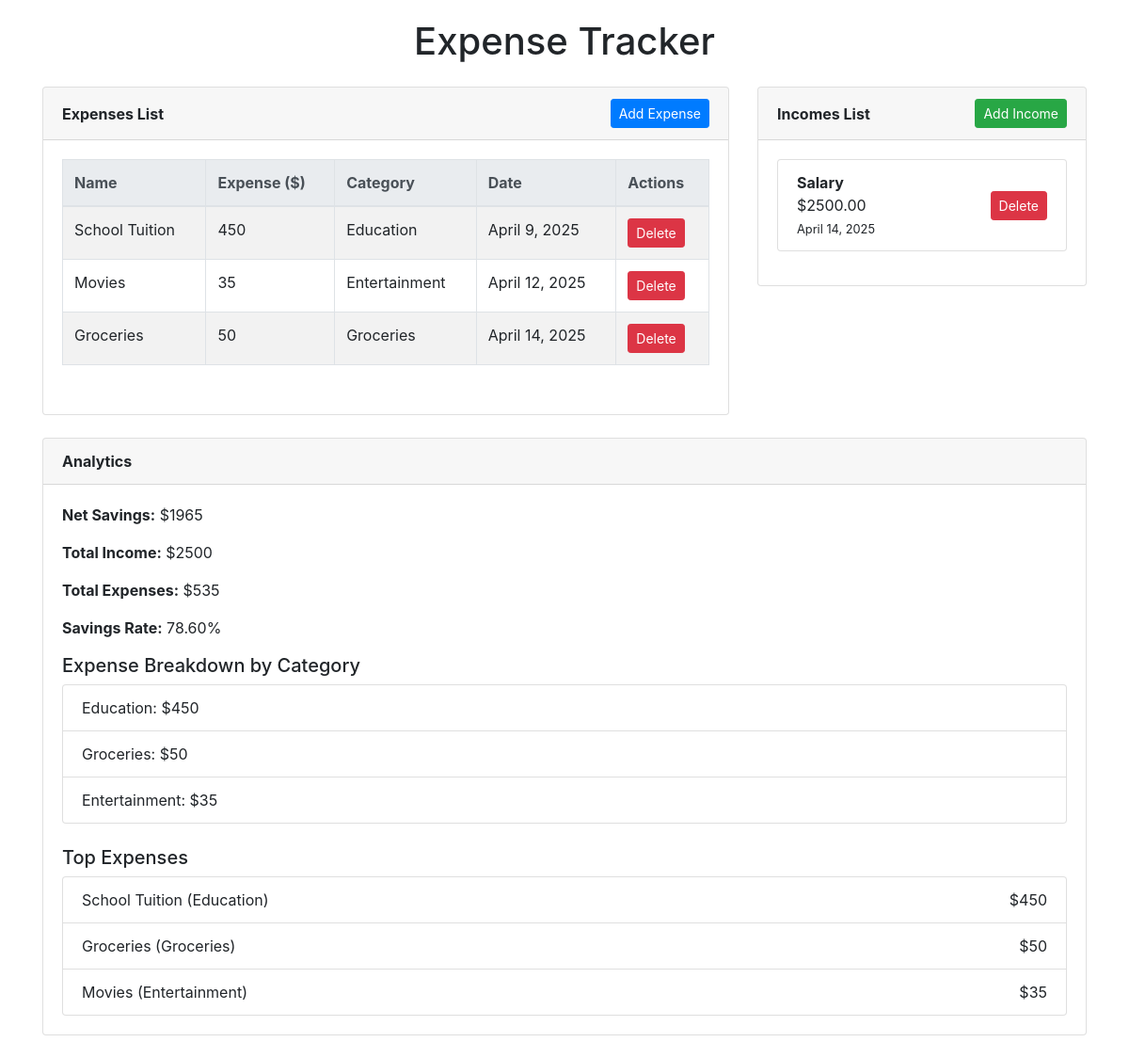
The page / on the database its author committed.
### tracker/models.py (models this page shows, shortened)
class Expenses(models.Model):
    categories = [
        ("Healthcare", "Healthcare"),
        ("Education", "Education"),
        ("Entertainment", "Entertainment"),
        ("Utilities", "Utilities"),
        ("Groceries", "Groceries"),
        ("Memberships", "Memberships"),
        ("Debt", "Debt"),
        ("Emergency Fund", "Emergency Fund"),
        ("Other", "Other"),
    ]
    expense_id = models.AutoField(primary_key=True)
    name = models.CharField(max_length=100)
    expense = models.IntegerField(validators=[MinValueValidator(1, "Invalid value")])
    date = models.DateField(default=timezone.now)
    category = models.CharField(max_length=50, choices=categories)

class Income(models.Model):
    income_id = models.AutoField(primary_key=True)
    source = models.CharField(max_length=100)  # E.g., "Salary", "Bonus"
    amount = models.DecimalField(
        max_digits=10, decimal_places=2, validators=[MinValueValidator(Decimal("0.01"))]
    )
    date = models.DateField(default=timezone.now)

### tracker/views.py (the view)
# urls.py: 2. Add a URL to urlpatterns:  path('', views.home, name='home')
def home(request: WSGIRequest) -> HttpResponse:
    expenses: QuerySet = Expenses.objects.all().order_by("date")
    incomes: QuerySet = Income.objects.all().order_by("date")
    total_income: float = incomes.aggregate(total=Sum("amount"))["total"] or 0
    total_expenses: float = expenses.aggregate(total=Sum("expense"))["total"] or 0
    net_worth: float = total_income - total_expenses
    expense_breakdown: QuerySet = (
        Expenses.objects.values("category")
        .annotate(total=Sum("expense"))
        .order_by("-total")
    )
    top_expenses: QuerySet = Expenses.objects.all().order_by("-expense")[:3]
    savings_rate: float = (net_worth / total_income * 100) if total_income > 0 else 0
    if request.method == "POST" and "expense" in request.POST:
        expense_form = ExpensesForm(request.POST)
        if expense_form.is_valid():
            expense_form.save()
            return redirect("home")
    else:
        expense_form = ExpensesForm()
    income_form = IncomeForm()
    context: dict = {
        "expenses": expenses,
        "incomes": incomes,
        "form": expense_form,
        "income_form": income_form,
        "net_worth": net_worth,
        "total_income": total_income,
        "total_expenses": total_expenses,
        "expense_breakdown": expense_breakdown,
        "savings_rate": savings_rate,
        "top_expenses": top_expenses,
    }
    return render(request, "home.html", context)

### templates/home.html (shortened to what this page needs)
<!DOCTYPE html>
<html lang="en">
<head>
  <link rel="stylesheet" href="https://stackpath.bootstrapcdn.com/bootstrap/4.5.2/css/bootstrap.min.css">
</head>
<body>
  <div class="container">
    <h1 class="text-center mb-4">Expense Tracker</h1>
    <div class="row">
      <div class="col-md-8">
        <div class="card mb-4">
          <div class="card-header d-flex justify-content-between align-items-center">
            <strong>Expenses List</strong>
            <button id="toggleExpenseForm" class="btn btn-primary btn-sm">Add Expense</button>
          </div>
          <div class="card-body">
            {% if expenses %}
              <div class="table-responsive mb-3">
                <table class="table table-striped table-bordered">
                  <thead class="thead-light">
                    <tr>
                      <th>Name</th>
                      <th>Expense ($)</th>
                      <th>Category</th>
                      <th>Date</th>
                      <th>Actions</th>
                    </tr>
                  </thead>
                  <tbody>
                    {% for expense in expenses %}
                      <tr>
                        <td>{{ expense.name }}</td>
                        <td>{{ expense.expense }}</td>
                        <td>{{ expense.category }}</td>
                        <td>{{ expense.date }}</td>
                        <td>
                          <form method="post" action="{% url 'delete_expense' expense.pk %}" style="display:inline;">
                            <button type="submit" class="btn btn-danger btn-sm"
                                    onclick="return confirm('Are you sure you want to delete this expense?');">
                              Delete
                            </button>
                          </form>
                        </td>
                      </tr>
                    {% endfor %}
                  </tbody>
                </table>
              </div>
            {% else %}
              <p class="text-muted mb-3">No expenses found yet.</p>
            {% endif %}
          </div>
        </div>
      </div>
      <div class="col-md-4">
        <div class="card mb-4">
          <div class="card-header d-flex justify-content-between align-items-center">
            <strong>Incomes List</strong>
            <button id="toggleIncomeForm" class="btn btn-success btn-sm">Add Income</button>
          </div>
          <div class="card-body">
            {% if incomes %}
              <ul class="list-group mb-3">
                {% for income in incomes %}
                  <li class="list-group-item d-flex justify-content-between align-items-center">
                    <div>
                      <strong>{{ income.source }}</strong><br>
                      ${{ income.amount }}<br>
                      <small>{{ income.date }}</small>
                    </div>
                    <form method="post" action="{% url 'delete_income' income.pk %}" style="display:inline;">
                      <button type="submit" class="btn btn-danger btn-sm"
                              onclick="return confirm('Are you sure you want to delete this income?');">
                        Delete
                      </button>
                    </form>
                  </li>
                {% endfor %}
              </ul>
            {% else %}
              <p class="text-muted mb-3">No incomes recorded yet.</p>
            {% endif %}
          </div>
        </div>
      </div>
    </div>
    <div class="card mb-4">
      <div class="card-header">
        <strong>Analytics</strong>
      </div>
      <div class="card-body">
        <p><strong>Net Savings:</strong> ${{ net_worth }}</p>
        <p><strong>Total Income:</strong> ${{ total_income }}</p>
        <p><strong>Total Expenses:</strong> ${{ total_expenses }}</p>
        <p><strong>Savings Rate:</strong> {{ savings_rate|floatformat:2 }}%</p>
        <h5>Expense Breakdown by Category</h5>
        <ul class="list-group mb-4">
          {% for item in expense_breakdown %}
            <li class="list-group-item d-flex justify-content-between align-items-center">
              {{ item.category }}: ${{ item.total }}
            </li>
          {% endfor %}
        </ul>
        <h5>Top Expenses</h5>
        {% if top_expenses %}
          <ul class="list-group">
            {% for expense in top_expenses %}
              <li class="list-group-item d-flex justify-content-between align-items-center">
                <span>{{ expense.name }} ({{ expense.category }})</span>
                <span>${{ expense.expense }}</span>
              </li>
            {% endfor %}
          </ul>
        {% else %}
          <p class="text-muted">No top expenses identified yet.</p>
        {% endif %}
      </div>
    </div>
  </div>
</body>
</html>

### templates/home.html (style rules this page uses)
body { padding-top: 20px; }

### rows shown on the page
Expenses: name "School Tuition", expense "450", category "Education", date "April 9, 2025", total "450"
Expenses: name "Movies", expense "35", category "Entertainment", date "April 12, 2025", total "35"
Expenses: name "Groceries", expense "50", category "Groceries", date "April 14, 2025", total "50"
Income: source "Salary", amount "2500.00", date "April 14, 2025"

### other values the page prints
{{ net_worth }} "1965"
{{ total_income }} "2500"
{{ total_expenses }} "535"
{{ savings_rate|floatformat:2 }} "78.60"
